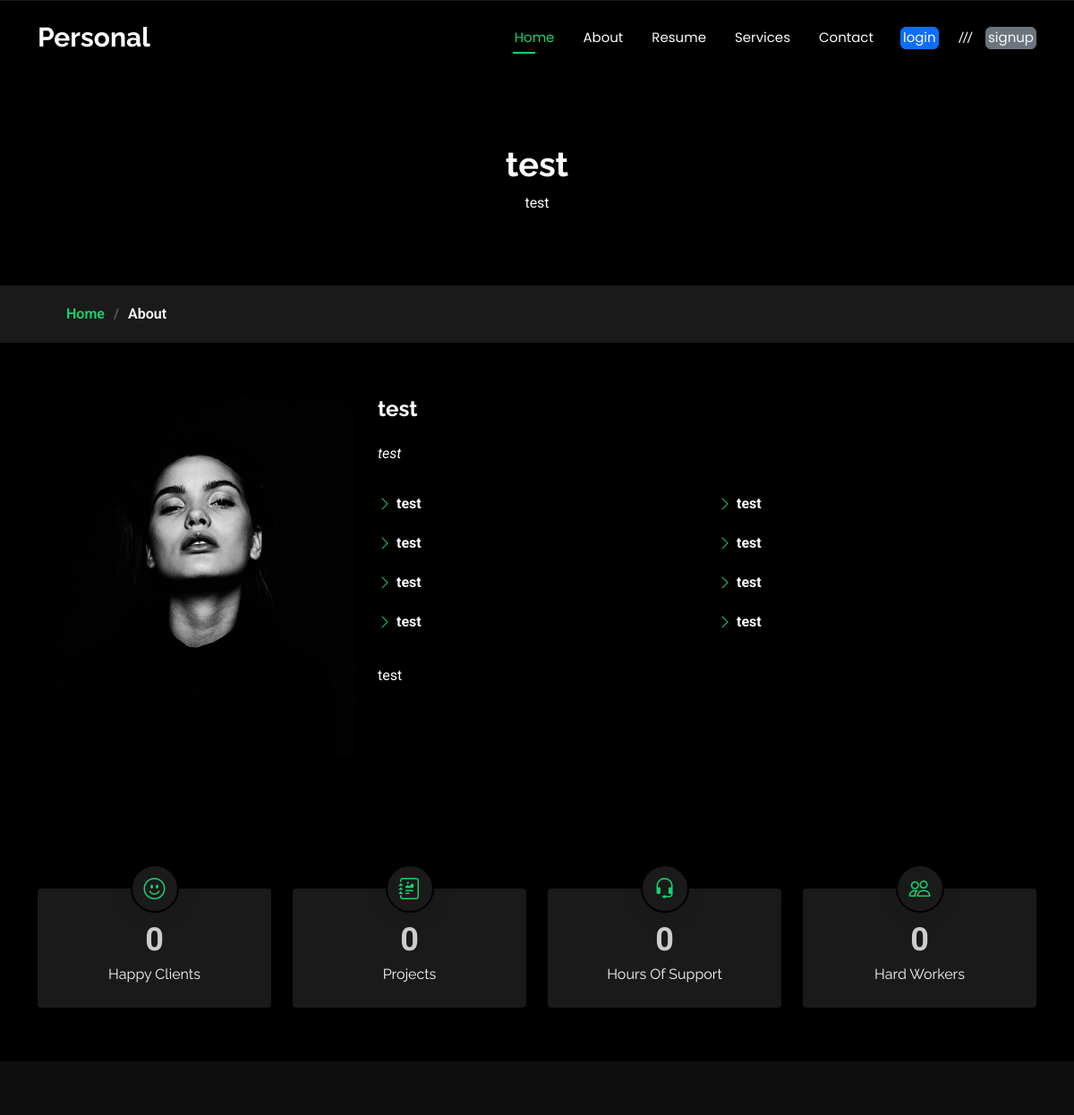
The page /about/ on the database its author committed.
### root/models.py (models this page shows, shortened)
class About(models.Model):
    name11 = models.CharField(max_length=100, default="test")
    name12 = models.CharField(max_length=100, default="test")
    name0 = models.CharField(max_length=100, default="test")
    name1 = models.CharField(max_length=100, default="test")
    name2 = models.CharField(max_length=100, default="test")
    name3 = models.CharField(max_length=100, default="test")
    name4 = models.CharField(max_length=100, default="test")
    name5 = models.CharField(max_length=100, default="test")
    name6 = models.CharField(max_length=100, default="test")
    name7 = models.CharField(max_length=100, default="test")
    name8 = models.CharField(max_length=100, default="test")
    name9 = models.CharField(max_length=100, default="test")
    name10 = models.CharField(max_length=100, default="test")
    scheduled = models.DateTimeField(default=timezone.now)
    content = models.TextField(default="test")
    status = models.BooleanField(default=False)
    created_at = models.DateTimeField(auto_now_add=True)
    updated_at = models.DateTimeField(auto_now=True)
    class Meta:
        ordering = ('created_at',)

### root/views.py (the view)
# urls.py: path('about/', about, name='about'),
def about(request):
    abouts = About.objects.filter(status=True)
    return render(request, "root/about.html", context={"abouts": abouts})

### templates/root/about.html (shortened to what this page needs)
{% extends "base.html" %}
{% load static %}
{% block 'content' %}
  <main class="main">
    <div class="page-title" data-aos="fade">
      <div class="heading">
        <div class="container">
          <div class="row d-flex justify-content-center text-center">
            {% for about in abouts %}
            <div class="col-lg-8">
              <h1>{{about.name11}}</h1>
              <p class="mb-0">{{about.name12}}</p>
            </div>
            {% endfor %}
          </div>
        </div>
      </div>
      <nav class="breadcrumbs">
        <div class="container">
          <ol>
            <li><a href="index.html">Home</a></li>
            <li class="current">About</li>
          </ol>
        </div>
      </nav>
    </div>
    <section id="about" class="about section">
      <div class="container" data-aos="fade-up" data-aos-delay="100">
        <div class="row gy-4 justify-content-center">
          <div class="col-lg-4">
            <img src="{% static 'assets/img/profile-img.jpg' %}" class="img-fluid" alt="">
          </div>
          {% for about in abouts %}
          <div class="col-lg-8 content">
            <h2>{{about.name0}}</h2>
            <p class="fst-italic py-3">
              {{about.name1}}
            </p>
            <div class="row">
              <div class="col-lg-6">
                <ul>
                  <li><i class="bi bi-chevron-right"></i> <strong>{{about.name2}}</strong></li>
                  <li><i class="bi bi-chevron-right"></i> <strong>{{about.name3}}</strong></li>
                  <li><i class="bi bi-chevron-right"></i> <strong>{{about.name4}}</strong></li>
                  <li><i class="bi bi-chevron-right"></i> <strong>{{about.name5}}</strong></li>
                </ul>
              </div>
              <div class="col-lg-6">
                <ul>
                  <li><i class="bi bi-chevron-right"></i> <strong>{{about.name6}}</strong></li>
                  <li><i class="bi bi-chevron-right"></i> <strong>{{about.name7}}</strong></li>
                  <li><i class="bi bi-chevron-right"></i> <strong>{{about.name8}}</strong></li>
                  <li><i class="bi bi-chevron-right"></i> <strong>{{about.name9}}</strong></li>
                </ul>
              </div>
            </div>
            <p class="py-3">
              {{about.content}}
            </p>
          </div>
        </div>
        {% endfor %}
      </div>
    </section>
    <section id="stats" class="stats section">
      <div class="container" data-aos="fade-up" data-aos-delay="100">
        <div class="row gy-4">
          <div class="col-lg-3 col-md-6 d-flex flex-column align-items-center">
            <i class="bi bi-emoji-smile"></i>
            <div class="stats-item">
              <span data-purecounter-start="0" data-purecounter-end="232" data-purecounter-duration="1" class="purecounter"></span>
              <p>Happy Clients</p>
            </div>
          </div>
          <div class="col-lg-3 col-md-6 d-flex flex-column align-items-center">
            <i class="bi bi-journal-richtext"></i>
            <div class="stats-item">
              <span data-purecounter-start="0" data-purecounter-end="521" data-purecounter-duration="1" class="purecounter"></span>
              <p>Projects</p>
            </div>
          </div>
          <div class="col-lg-3 col-md-6 d-flex flex-column align-items-center">
            <i class="bi bi-headset"></i>
            <div class="stats-item">
              <span data-purecounter-start="0" data-purecounter-end="1463" data-purecounter-duration="1" class="purecounter"></span>
              <p>Hours Of Support</p>
            </div>
          </div>
          <div class="col-lg-3 col-md-6 d-flex flex-column align-items-center">
            <i class="bi bi-people"></i>
            <div class="stats-item">
              <span data-purecounter-start="0" data-purecounter-end="15" data-purecounter-duration="1" class="purecounter"></span>
              <p>Hard Workers</p>
            </div>
          </div>
        </div>
      </div>
    </section>
  </main>
  {% endblock 'content' %}

### static/assets/css/main.css (style rules this page uses)
:root { --default-font: "Roboto", system-ui, -apple-system, "Segoe UI", Roboto, "Helvetica Neue", Arial, "Noto Sans", "Liberation Sans", sans-serif, "Apple Color Emoji", "Segoe UI Emoji", "Segoe UI Symbol", "Noto Color Emoji"; --heading-font: "Raleway", sans-serif; --nav-font: "Poppins", sans-serif; }
:root { --background-color: #000000; --default-color: #fafafa; --heading-color: #ffffff; --accent-color: #18d26e; --surface-color: #1a1a1a; --contrast-color: #000000; }
:root { --nav-color: #fafafa; --nav-hover-color: #18d26e; --nav-mobile-background-color: #1a1a1a; --nav-dropdown-background-color: #1a1a1a; --nav-dropdown-color: #fafafa; --nav-dropdown-hover-color: #18d26e; }
:root { scroll-behavior: smooth; }
body { color: var(--default-color); background-color: var(--background-color); font-family: var(--default-font); }
a { color: var(--accent-color); text-decoration: none; transition: 0.3s; }
h1, h2, h3, h4, h5, h6 { color: var(--heading-color); font-family: var(--heading-font); }
.page-title { color: var(--default-color); background-color: var(--background-color); position: relative; }
.page-title .heading { padding: 160px 0 80px 0; border-top: 1px solid color-mix(in srgb, var(--default-color), transparent 90%); }
.page-title .heading h1 { font-size: 38px; font-weight: 700; }
.page-title nav { background-color: color-mix(in srgb, var(--default-color), transparent 90%); padding: 20px 0; }
.page-title nav ol { display: flex; flex-wrap: wrap; list-style: none; margin: 0; font-size: 16px; font-weight: 600; }
.page-title nav ol li+li { padding-left: 10px; }
.page-title nav ol li+li::before { content: "/"; display: inline-block; padding-right: 10px; color: color-mix(in srgb, var(--default-color), transparent 70%); }
section, .section { color: var(--default-color); background-color: var(--background-color); padding: 60px 0; scroll-margin-top: 100px; overflow: clip; }
.about .content h2 { font-weight: 700; font-size: 24px; }
.about .content ul { list-style: none; padding: 0; }
.about .content ul li { margin-bottom: 20px; display: flex; align-items: center; }
.about .content ul strong { margin-right: 10px; }
.about .content ul i { font-size: 16px; margin-right: 5px; color: var(--accent-color); line-height: 0; }
.stats i { background-color: var(--surface-color); color: var(--accent-color); box-shadow: 0px 2px 25px rgba(0, 0, 0, 0.1); width: 54px; height: 54px; font-size: 24px; border-radius: 50px; border: 2px solid var(--background-color); display: inline-flex; align-items: center; justify-content: center; position: relative; z-index: 1; }
.stats .stats-item { background-color: var(--surface-color); margin-top: -27px; padding: 30px 30px 25px 30px; width: 100%; position: relative; text-align: center; box-shadow: 0px 2px 35px rgba(0, 0, 0, 0.1); border-radius: 4px; z-index: 0; }
.stats .stats-item span { font-size: 36px; display: block; font-weight: 700; color: color-mix(in srgb, var(--default-color), transparent 20%); }
.stats .stats-item p { padding: 0; margin: 0; font-family: var(--heading-font); font-size: 16px; }

### rows shown on the page
About: name11 "test", name12 "test", name0 "test", name1 "test", name2 "test", name3 "test", name4 "test", name5 "test", name6 "test", name7 "test", name8 "test", name9 "test", content "test"
